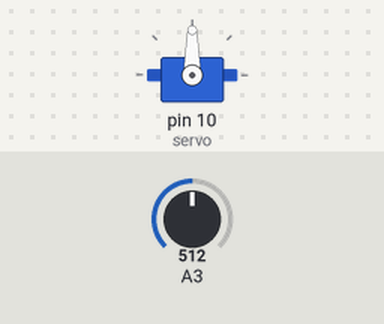
A sketch run on a simulated Arduino Uno, built with avr-gcc and run on an emulated ATmega328P. Parts: servo. The inputs (shaded band) are chosen by the test bench; at power-on: A3 = 512.

Above: at 1.2 s.
1.3 s: A3 set to 716
At 2.0 s:
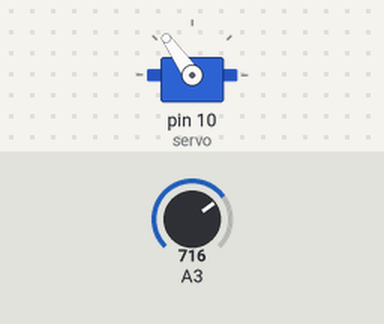
2.8 s: A3 set to 900
At 3.1 s:
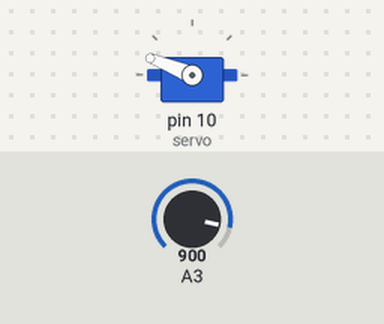
4.3 s: A3 set to 1023
At 5.4 s:
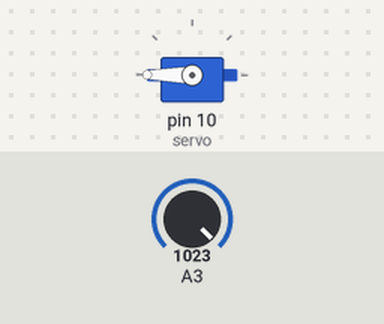
5.8 s: A3 set to 306
At 6.6 s:
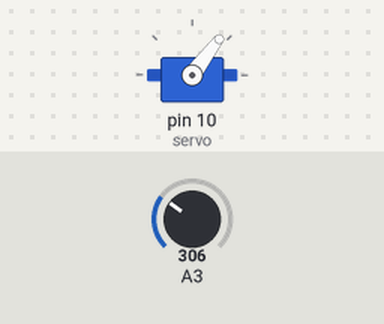
7.3 s: A3 set to 122
At 7.7 s:
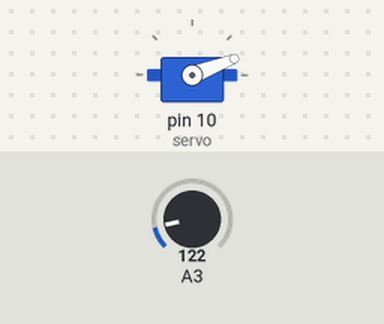
Timing chart, 0 to 9.8 s (numbered marks = the images above; inputs shaded):
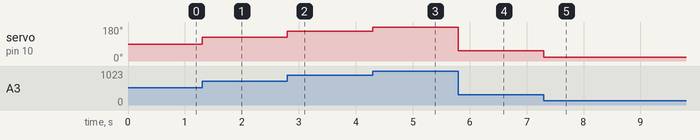

The sketch:

One_servo_pot.ino
```cpp
#include <Servo.h>
Servo servo;
void setup() {
  servo.attach(10);
}

void loop() {
  servo.write(map(analogRead(A3), 0, 1023, 0, 180));
}
```

Measured:
- after the input at 1.3 s, servo on pin 10 (servo): 90° → 125° at once
- after the input at 2.8 s, servo on pin 10 (servo): 125° → 158° at once
- after the input at 4.3 s, servo on pin 10 (servo): 158° → 180° at once
- after the input at 5.8 s, servo on pin 10 (servo): 180° → 53° at once
- after the input at 7.3 s, servo on pin 10 (servo): 53° → 21° at once
